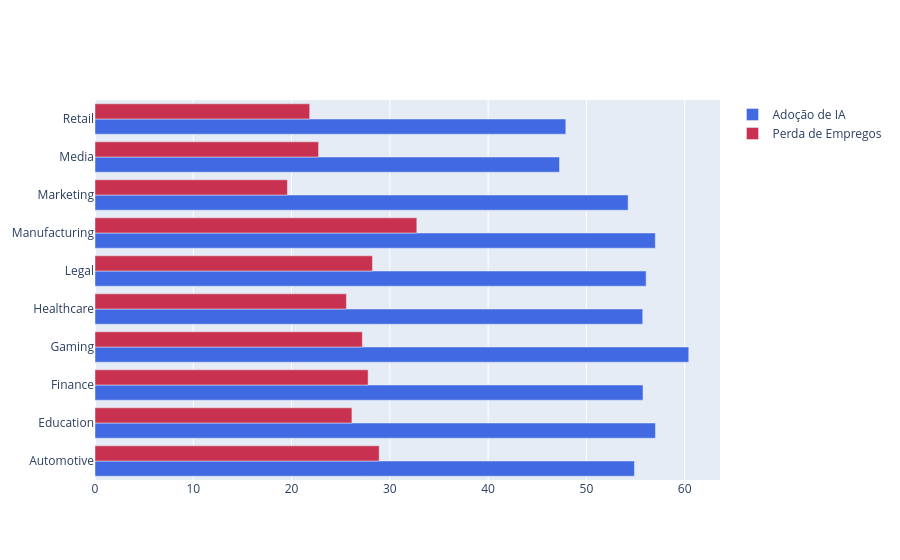

Notebook source saved alongside this figure:
### Code cell
fig2 = go.Figure()

# Barras azuis para Adoção de IA
fig2.add_trace(go.Bar(
    x=analise2['AI Adoption Rate (%)'],
    y=analise2.index,
    orientation='h',
    name='Adoção de IA',
    marker_color='royalblue'
))

# Barras vermelhas para Perda de Empregos
fig2.add_trace(go.Bar(
    x=analise2['Job Loss Due to AI (%)'],
    y=analise2.index,
    orientation='h',
    name='Perda de Empregos',
    marker_color='rgba(200, 50, 80, 1)'
))

### Figure 1 — Plotly figure (JSON) as saved in the notebook; plotly's stock layout.template omitted (floating-point values rounded to 4 significant figures)
{"data": [{"marker": {"color": "royalblue"}, "name": "Adoção de IA", "orientation": "h", "type": "bar", "x": [54.89, 57.03, 55.76, 60.42, 55.73, 56.08, 57.01, 54.24, 47.26, 47.91], "y": ["Automotive", "Education", "Finance", "Gaming", "Healthcare", "Legal", "Manufacturing", "Marketing", "Media", "Retail"]}, {"marker": {"color": "rgba(200, 50, 80, 1)"}, "name": "Perda de Empregos", "orientation": "h", "type": "bar", "x": [28.92, 26.14, 27.79, 27.2, 25.58, 28.23, 32.75, 19.58, 22.75, 21.85], "y": ["Automotive", "Education", "Finance", "Gaming", "Healthcare", "Legal", "Manufacturing", "Marketing", "Media", "Retail"]}], "layout": {}}
